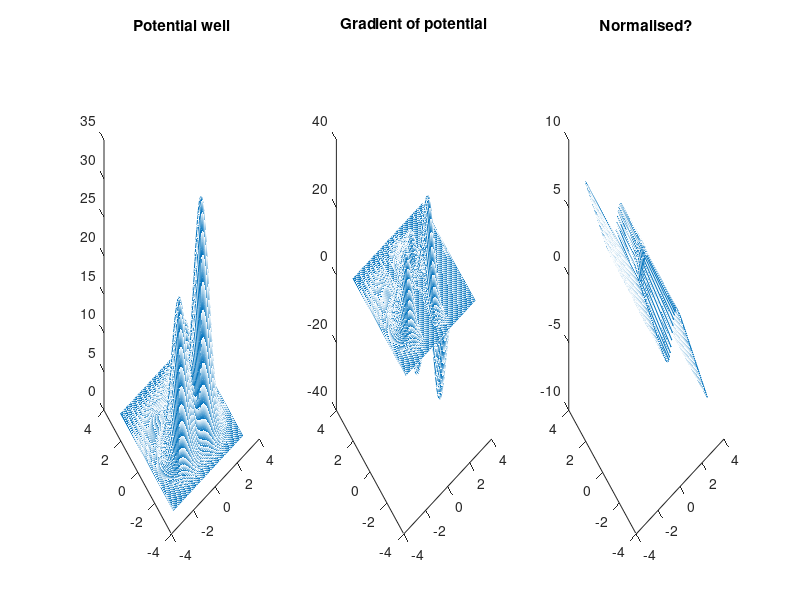

Recreate this plot in MATLAB. (Note: this script raises an error after producing the figure.)
[x,y] = meshgrid(linspace(-pi,pi,100),linspace(-pi,pi,100));
coords = [];
for i = 1:size(x,1)^2
    coords = [coords, [x(i);y(i)]];
end
location = [-1,1;1,1;-1,-1;1,-1];
radius = [1,1,1,1]*0.3;
depth = [1,10,20,30];

fx = 0;
fy = 0;
fn = 0;
for j = 1:length(radius)
    stim = depth(j)*exp(-0.5*((coords(1,:)-location(j,1)).^2+...
            (coords(2,:)-location(j,2)).^2)/radius(j));
%     stim = (coords(1,:)/radius(j) + location(j,1)).^2 + ...
%         (coords(2,:)/radius(j) + location(j,2)).^2 - depth(j);
    fx = fx + stim.*(-(coords(1,:)-location(j,1))/radius(j));
    fy = fy + stim.*(-(coords(2,:)-location(j,2))/radius(j));
    fn = fn + stim;
end
f = [fx;fy]./fn;


figure
subplot(1,3,1)
plot3(coords(1,:),coords(2,:),fn)
title('Potential well')

subplot(1,3,2)
plot3(coords(1,:),coords(2,:),fx)
title('Gradient of potential')

subplot(1,3,3)
plot3(coords(1,:),coords(2,:),fx./fn)
title('Normalised?')

sgtitle(['width: ', num2str(radius),', depth: ', num2str(depth)])


%% Assigment lol
eps = 8.85*10^-12;
9.109*10^-31;
c = 3*10^8;
g = 10^5;
e = 1.602*10^-19;
me = 9.109*10^-31;
B = 1*10^-9;
6*pi*eps*me^3*c^3/(e^4*g*B^2) / (60*60*24*365)


%% 1D test

% bounds = 2;
% [x,y] = meshgrid(linspace(-bounds,bounds,50),linspace(-bounds,bounds,50));
% coords = [];
% for i = 1:size(x,1)^2
%     coords = [coords, [x(i);y(i)]];
% end
coords = [linspace(-2,2,100);zeros(1,100)];
location = [0;0];
radius = 1;
depth = 3;
z = depth*(((coords(1,:) - location(1)).^2 + (coords(2,:) - location(2)).^2)/radius^2 - 1);
zgrad = sum(2*depth/radius^2 * (coords - location),1).*(z<=0);
z = z.*(z<=0);
% plot3(coords(1,:),coords(2,:),sum(zgrad,1).*(z<=0),'.','markersize',5)
% title(['width: ', num2str(width),', depth: ', num2str(depth)])

% z = quadratic_rewards(coords,p);
figure
subplot(1,3,1)
plot3(coords(1,:),coords(2,:),z,'.')
title('Potential well')

subplot(1,3,2)
plot3(coords(1,:),coords(2,:),zgrad)
title('Gradient of potential (analytical)')

subplot(1,3,3)
plot3(coords(1,1:end-1),coords(2,1:end-1),diff(z)./diff(coords(1,:)))
title('Gradient of potential (numerical)')

sgtitle(['width: ', num2str(radius),', depth: ', num2str(depth)])

%% 2D truncated Gaussian well

[x,y] = meshgrid(linspace(-pi,pi,100),linspace(-pi,pi,100));
coords = [];
for i = 1:size(x,1)^2
    coords = [coords, [x(i);y(i)]];
end
location = [0,0];
sigma2 = 0.3;
radius = 1;
depth = 2;

distx = coords(1,:) - location(1);
disty = coords(2,:) - location(2);

% Potential function
z = depth * ((distx.^2 + disty.^2) / radius - 1);
truncated_z = -z .* (z <= 0);

% Gradient function
grad = -2 * depth * [distx, disty] / radius;

% Log gradient function


hold on
plot3(coords(1,:),coords(2,:),truncated_z)
title('Potential well')
legend('depth 1','depth 2')


%% Functions
function dist = norm1(vec)
    % Vec should be 2x10000 or smth
    dist = sqrt(vec(1,:).^2 + vec(2,:).^2);
end
